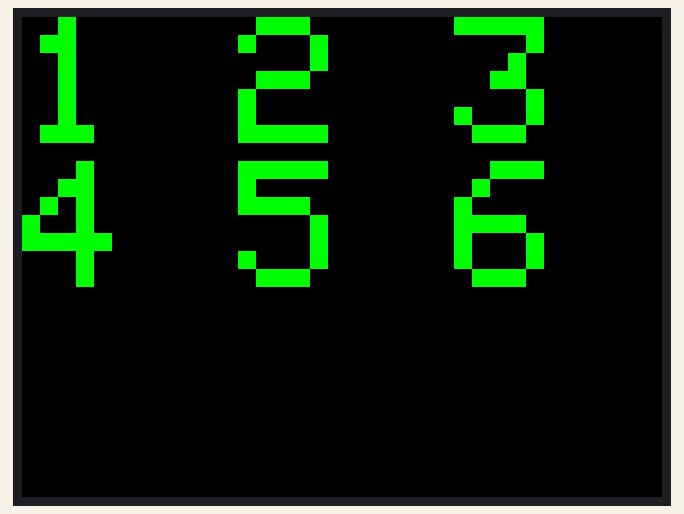
Bench run of a sketch on a simulated Arduino Uno, built with avr-gcc and run on an emulated ATmega328P. On the bench: 320×240 colour display. What the sketch prints to the serial monitor is not drawn.

Above: at 0.3 s.

The sketch:

VerticalAdditionSubtraction.ino
```cpp
#include "SPI.h"
#include "Adafruit_GFX.h"
#include "Adafruit_ILI9340.h"

#if defined(__SAM3X8E__)
    #undef __FlashStringHelper::F(string_literal)
    #define F(string_literal) string_literal
#endif

// These are the pins used for the UNO
// for Due/Mega/Leonardo use the hardware SPI pins (which are different)
#define _sclk 13
#define _miso 12
#define _mosi 11
#define _cs 10
#define _dc 9
#define _rst 8

// Using software SPI is really not suggested, its incredibly slow
//Adafruit_ILI9340 tft = Adafruit_ILI9340(_cs, _dc, _mosi, _sclk, _rst, _miso);
// Use hardware SPI
Adafruit_ILI9340 tft = Adafruit_ILI9340(_cs, _dc, _rst);

void setup() {
  Serial.begin(9600);
  while (!Serial);

  Serial.println("Adafruit 2.2\" SPI TFT Test!");

  tft.begin();


}

void loop(void) {
uint8_t rotation=3;
tft.setRotation(rotation);
numberText();
delay(2000);
}

unsigned long numberText() {
  tft.fillScreen(ILI9340_BLACK);
  unsigned long start = micros();
  tft.setCursor(0, 0);
//x,y x is topleft to top right, y is top left to bottom left

  tft.setTextColor(ILI9340_GREEN);
  tft.setTextSize(9); //SIZE n makes a char n(6*8) pixels where n*8 is the height and n*6 is the width. 5 is 30*40 pixels, 6 is
  tft.println("1 2 3");
   tft.setCursor(0, 72);
   tft.println("4 5 6");

  return micros() - start;
}
/*code from Adafruit_GFX

#include "Adafruit_GFX.h"
#include "glcdfont.c"
#ifdef __AVR__
 #include <avr/pgmspace.h>
#else
 #define pgm_read_byte(addr) (*(const unsigned char *)(addr))
#endif

// Draw a character
void Adafruit_GFX::drawChar(int16_t x, int16_t y, unsigned char c,
			    uint16_t color, uint16_t bg, uint8_t size) {

  if((x >= _width)            || // Clip right
     (y >= _height)           || // Clip bottom
     ((x + 6 * size - 1) < 0) || // Clip left
     ((y + 8 * size - 1) < 0))   // Clip top
    return;

  for (int8_t i=0; i<6; i++ ) {
    uint8_t line;
    if (i == 5)
      line = 0x0;
    else
      line = pgm_read_byte(font+(c*5)+i); _____________________ font is in glcdfont.c (a massive array font[] of HEX shit) , c is the char (in HEX from ASCII table?)
    for (int8_t j = 0; j<8; j++) {
      if (line & 0x1) {
        if (size == 1) // default size
          drawPixel(x+i, y+j, color);
        else {  // big size
          fillRect(x+(i*size), y+(j*size), size, size, color);
        }
      } else if (bg != color) {
        if (size == 1) // default size
          drawPixel(x+i, y+j, bg);
        else {  // big size
          fillRect(x+i*size, y+j*size, size, size, bg);
        }
      }
      line >>= 1;
    }
  }
}
*/
```

Measured:
- what the display in image 0 shows lasts 2.0 s, from 0.2 s to 2.2 s
